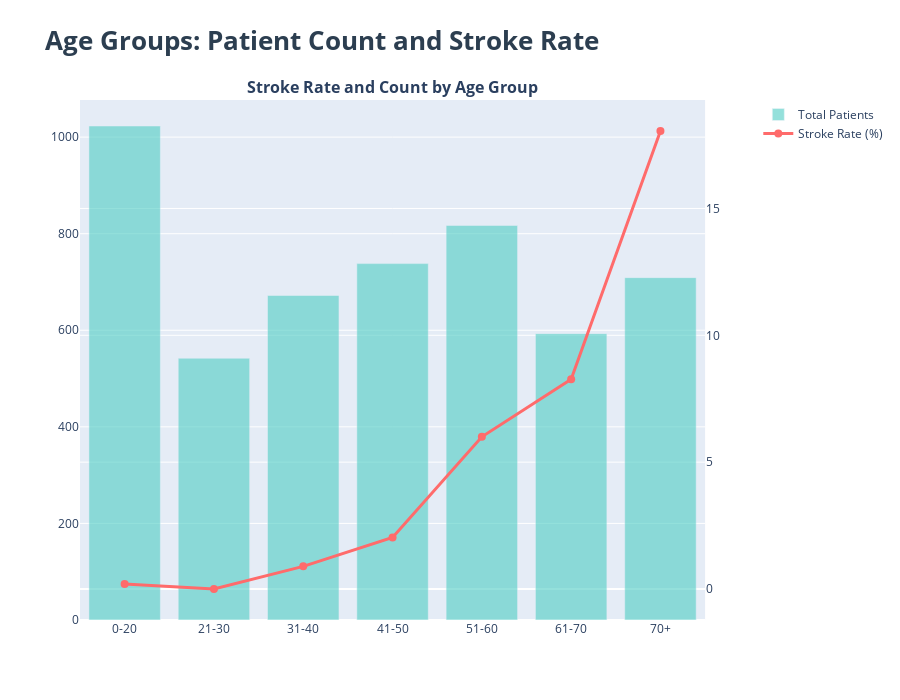

Write notebook code for a chart like this one.
### Code cell
df_clean['age_group'] = pd.cut(df_clean['age'],
                                bins=[0, 20, 30, 40, 50, 60, 70, 100],
                                labels=['0-20', '21-30', '31-40', '41-50', '51-60', '61-70', '70+'])
age_stroke = df_clean.groupby('age_group')['stroke'].agg(['sum', 'count'])
age_stroke['rate'] = (age_stroke['sum'] / age_stroke['count'] * 100)
fig = make_subplots(specs=[[{"secondary_y": True}]], subplot_titles=['<b>Stroke Rate and Count by Age Group</b>'])
fig.add_trace(
    go.Bar(
        x=age_stroke.index.astype(str),
        y=age_stroke['count'],
        name='Total Patients',
        marker_color=COLOR_PALETTE['info'],
        opacity=0.6
    ),
    secondary_y=False
)
fig.add_trace(
    go.Scatter(
        x=age_stroke.index.astype(str),
        y=age_stroke['rate'],
        name='Stroke Rate (%)',
        marker_color=COLOR_PALETTE['danger'],
        line=dict(width=3),
        mode='lines+markers',
        marker=dict(size=8)
    ),
    secondary_y=True
)
fig.update_layout(title=dict(text='<b>Age Groups: Patient Count and Stroke Rate</b>',
                             font=dict(size=26, color=COLOR_PALETTE['dark'])), height=700)

### Figure 1 — Plotly figure (JSON) as saved in the notebook; plotly's stock layout.template omitted (floating-point values rounded to 4 significant figures)
{"data": [{"marker": {"color": "#4ecdc4"}, "name": "Total Patients", "opacity": 0.6, "type": "bar", "x": ["0-20", "21-30", "31-40", "41-50", "51-60", "61-70", "70+"], "xaxis": "x", "y": [1023, 542, 672, 738, 817, 593, 709], "yaxis": "y"}, {"line": {"width": 3}, "marker": {"color": "#ff6b6b", "size": 8}, "mode": "lines+markers", "name": "Stroke Rate (%)", "type": "scatter", "x": ["0-20", "21-30", "31-40", "41-50", "51-60", "61-70", "70+"], "xaxis": "x", "y": [0.1955, 0.0, 0.8929, 2.033, 5.998, 8.263, 18.05], "yaxis": "y2"}], "layout": {"annotations": [{"font": {"size": 16}, "showarrow": false, "text": "<b>Stroke Rate and Count by Age Group</b>", "x": 0.47, "xanchor": "center", "xref": "paper", "y": 1, "yanchor": "bottom", "yref": "paper"}], "height": 700, "title": {"font": {"color": "#2c3e50", "size": 26}, "text": "<b>Age Groups: Patient Count and Stroke Rate</b>"}, "xaxis": {"anchor": "y", "domain": [0, 0.94]}, "yaxis": {"anchor": "x", "domain": [0, 1]}, "yaxis2": {"anchor": "x", "overlaying": "y", "side": "right"}}}
